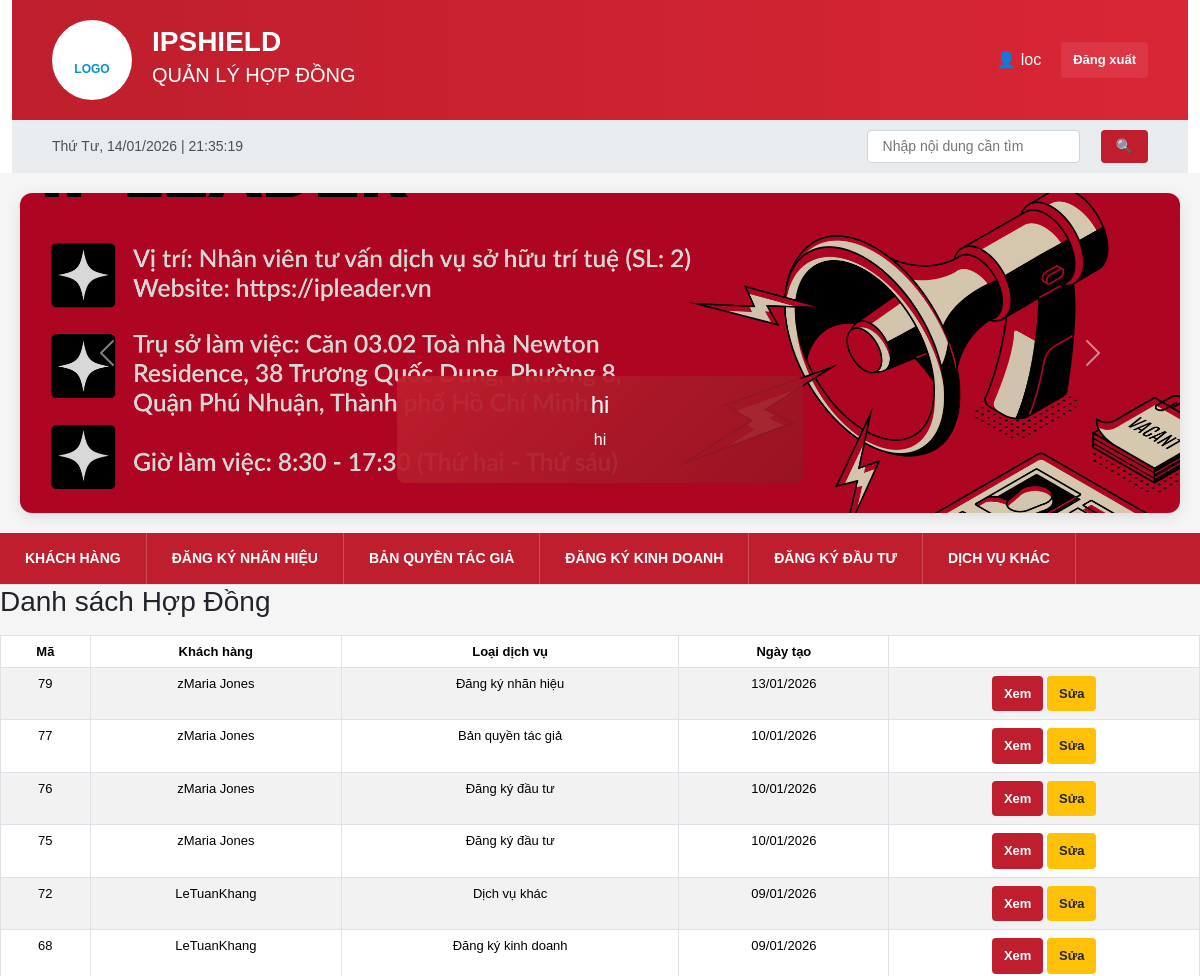
/contracts/ (signed in, upper part), run on an earlier commit of the app's database.
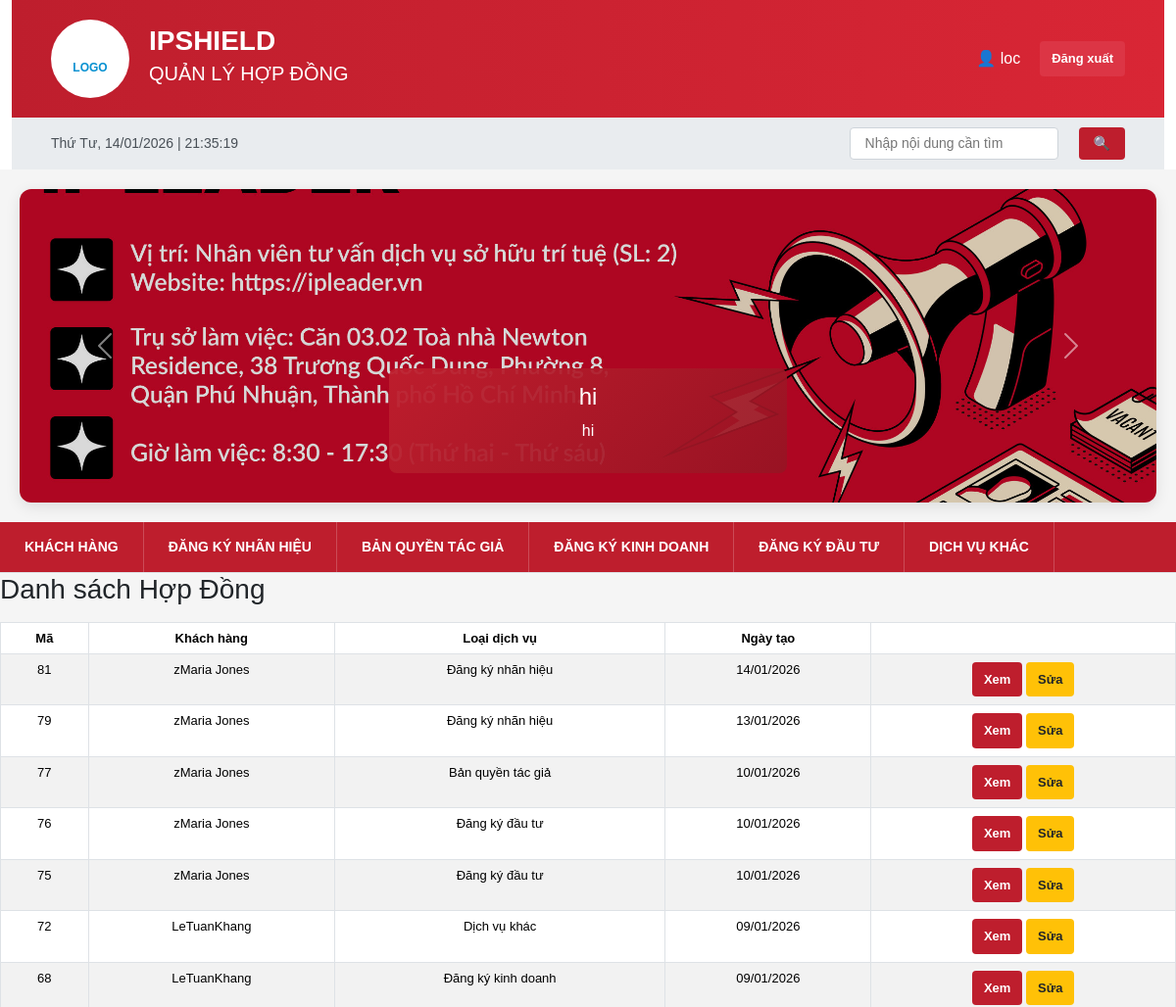
And on a later commit of the database.
### ipshieldapp/models.py (models this page shows, shortened)
class Slider(models.Model):
    title = models.CharField(max_length=255)
    description = models.CharField(max_length=255, blank=True)
    image = models.ImageField(upload_to='sliders/')
    is_active = models.BooleanField(default=True)

class Contract(models.Model):
    SERVICE_TYPE_CHOICES = (
        ('nhanhieu', 'Đăng ký nhãn hiệu'),
        ('banquyen', 'Bản quyền tác giả'),
        ('dkkd', 'Đăng ký kinh doanh'),
        ('dautu', 'Đăng ký đầu tư'),
        ('khac', 'Dịch vụ khác'),
    )
    CONTRACT_STATUS_CHOICES = (
        ('pending', 'Đang chờ xử lý'),
        ('processing', 'Đang xử lý'),
        ('completed', 'Hoàn thành'),
        ('paused', 'Ngưng'),
    )
    PAYMENT_TYPE_CHOICES = (
        ('full', 'Trả dứt điểm'),
        ('installment', 'Trả nhiều đợt'),
    )
    customer = models.ForeignKey(
        Customer,
        on_delete=models.CASCADE,
        related_name='contracts'
    )
    service_type = models.CharField(
        max_length=50,
        choices=SERVICE_TYPE_CHOICES
    )
    contract_no = models.CharField(max_length=50, unique=True)
    contract_value = models.DecimalField(
        max_digits=15,
        decimal_places=0,
        verbose_name='Giá trị hợp đồng'
    )
    payment_type = models.CharField(
        max_length=20,
        choices=PAYMENT_TYPE_CHOICES,
        verbose_name='Hình thức thanh toán'
    )
    prepaid_amount = models.DecimalField(
        max_digits=15,
        decimal_places=0,
        default=0,
        verbose_name='Số tiền trả trước'
    )
    payment_date = models.DateField(
        blank=True,
        null=True,
        verbose_name='Ngày thanh toán'
    )
    number_of_installments = models.PositiveIntegerField(
        default=1,
        verbose_name='Số đợt trả góp',
        help_text='Số lần trả góp (áp dụng khi chọn trả nhiều đợt)'
    )
    installment_interval_days = models.PositiveIntegerField(
        default=30,
        verbose_name='Khoảng cách giữa các đợt (ngày)',
        help_text='Số ngày giữa mỗi lần trả góp'
    )
    status = models.CharField(
        max_length=20,
        choices=CONTRACT_STATUS_CHOICES,
        default='pending'
    )
    created_at = models.DateTimeField(auto_now_add=True)
    updated_at = models.DateTimeField(default=timezone.now)
    class Meta:
        verbose_name = 'Hợp đồng'
        verbose_name_plural = 'Hợp đồng'
        indexes = [
            models.Index(fields=['contract_no']),
            models.Index(fields=['customer', 'status']),
            models.Index(fields=['created_at']),
        ]

class Customer(models.Model):
    CUSTOMER_TYPE_CHOICES = (
        ('personal', 'Cá nhân'),
        ('company', 'Doanh nghiệp'),
    )
    CUSTOMER_STATUS_CHOICES = (
        ('approved', 'Chờ duyệt'),
        ('pending', 'Đang xử lý'),
        ('completed', 'Hoàn tất'),
    )
    customer_type = models.CharField(
        max_length=20,
        choices=CUSTOMER_TYPE_CHOICES,
        default='personal',
        verbose_name='Loại khách hàng'
    )
    status = models.CharField(
        max_length=20,
        choices=CUSTOMER_STATUS_CHOICES,
        default='approved',
        verbose_name='Trạng thái'
    )
    customer_code = models.CharField(
        max_length=50,
        unique=True,
        verbose_name='Mã khách hàng'
    )
    name = models.CharField(
        max_length=255,
        verbose_name='Tên khách hàng'
    )
    address = models.CharField(
        max_length=255,
        verbose_name='Địa chỉ'
    )
    phone = models.CharField(
        max_length=20,
        validators=[phone_validator],
        verbose_name='Số điện thoại'
    )
    email = models.EmailField(
        verbose_name='Email'
    )
    cccd = models.CharField(
        max_length=20,
        validators=[number_validator],
        blank=True,
        null=True,
        verbose_name='Số CCCD'
    )
    tax_code = models.CharField(
        max_length=20,
        validators=[number_validator],
        blank=True,
        null=True,
        verbose_name='Mã số thuế'
    )
    manager = models.CharField(
        max_length=255,
        verbose_name='Người phụ trách'
    )
    position = models.CharField(
        max_length=100,
        verbose_name='Chức danh'
    )
    note = models.TextField(
        blank=True,
        null=True,
        verbose_name='Ghi chú'
    )
    created_at = models.DateTimeField(
        auto_now_add=True,
        verbose_name='Ngày tạo'
    )
    class Meta:
        verbose_name = 'Khách hàng'
        verbose_name_plural = 'Khách hàng'

### ipshieldapp/views.py (the view)
# urls.py: path("contracts/", views.contract_list, name="contract_list"),
def contract_list(request):
    contracts = Contract.objects.select_related("customer").order_by("-created_at")
    return render(request, "contract_list.html", {"contracts": contracts})

### ipshieldapp/context_processors.py (called while the page is built)
def global_sliders(request):
    return {
        'sliders': Slider.objects.filter(is_active=True)
    }

### templates/contract_list.html
{% extends "base.html" %}
{% block body_block %}
<h3 class="mb-3">Danh sách Hợp Đồng</h3>
<table class="table table-bordered table-striped">
    <thead>
        <tr>
            <th>Mã</th>
            <th>Khách hàng</th>
            <th>Loại dịch vụ</th>
            <th>Ngày tạo</th>
            <th></th>
        </tr>
    </thead>
    <tbody>
        {% for c in contracts %}
        <tr>
            <td>{{ c.id }}</td>
            <td>{{ c.customer.name }}</td>
            <td>{{ c.get_service_type_display }}</td>
            <td>{{ c.created_at|date:"d/m/Y" }}</td>
            <td>
                <a href="{% url 'contract_detail' c.id %}" class="btn btn-sm btn-info">Xem</a>
                <a href="{% url 'contract_edit' c.id %}" class="btn btn-sm btn-warning">Sửa</a>
            </td>
        </tr>
        {% empty %}
        <tr>
            <td colspan="5" class="text-center">Chưa có hợp đồng nào</td>
        </tr>
        {% endfor %}
    </tbody>
</table>
{% endblock %}

### templates/base.html (shortened to what this page needs)
{% load static %}
<head>
    <link href="https://cdn.jsdelivr.net/npm/bootstrap@5.3.8/dist/css/bootstrap.min.css" rel="stylesheet">
    <link href="{% static 'css/base.css' %}" rel="stylesheet">
</head>
    <div class="container">
        <div class="header">
            <div class="header-logo">
                <br>LOGO
            </div>
            <div class="header-title">
                <h1>IPSHIELD</h1>
                <h2>QUẢN LÝ HỢP ĐỒNG</h2>
            </div>
{% if user.is_authenticated %}
                    <span>
                        👤 {{ user.username }}
                    </span>
                    <a href="{% url 'logout' %}"
                       class="btn btn-sm btn-danger">
                        Đăng xuất
                    </a>
                {% endif %}
        </div>
                <div class="top-bar">
           <div id="realtime-clock"></div>
            <div class="language-selector d-flex align-items-center gap-3">
                 <input type="text" placeholder="Nhập nội dung cần tìm"
                    style="margin-left: 20px; padding: 5px 15px; border: 1px solid #ced4da; border-radius: 4px;">
                <button class="btn btn-primary" style="padding: 6px 15px; margin-left: 5px;">🔍</button>
            </div>
            </div>
        </div>
<div class="carousel-section" style="margin:20px; box-shadow:0 4px 15px rgba(0,0,0,0.1); border-radius:12px; overflow:hidden;">
    <div id="mainCarousel" class="carousel slide" data-bs-ride="carousel" data-bs-interval="3500">
        <div class="carousel-inner">
            {% for slider in sliders %}
            <div class="carousel-item {% if forloop.first %}active{% endif %}">
                <img src="{{ slider.image.url }}"
                     class="d-block w-100"
                     alt="{{ slider.title }}"
                     style="height:320px; object-fit:cover; filter:brightness(0.85);">
                <div class="carousel-caption d-none d-md-block"
                     style="background:linear-gradient(135deg, rgba(190,30,45,.95), rgba(150,20,35,.9));
                            padding:15px 30px;
                            border-radius:8px;
                            bottom:30px;
                            left:50%;
                            transform:translateX(-50%);
                            max-width:80%;">
                    <h4>{{ slider.title }}</h4>
                    <p>{{ slider.description }}</p>
                </div>
            </div>
            {% endfor %}
        </div>
        <button class="carousel-control-prev" type="button" data-bs-target="#mainCarousel" data-bs-slide="prev">
            <span class="carousel-control-prev-icon"></span>
        </button>
        <button class="carousel-control-next" type="button" data-bs-target="#mainCarousel" data-bs-slide="next">
            <span class="carousel-control-next-icon"></span>
        </button>
    </div>
</div>
{% if user.is_authenticated %}
<div class="nav-tabs">
    <a href="{% url 'home' %}" class="nav-tab">Khách hàng</a>
    <a href="{% url 'contract_search' %}" class="nav-tab">Đăng ký nhãn hiệu</a>
    <a href="{% url 'contract_copyright_search' %}" class="nav-tab">Bản quyền tác giả</a>
    <a href="{% url 'contract_business_search' %}" class="nav-tab">Ðăng ký kinh doanh</a>
    <a href="{% url 'contract_investment_search' %}" class="nav-tab">Ðăng ký đầu tư</a>
    <a href="{% url 'contract_other_service_search' %}" class="nav-tab">Dịch vụ khác</a>
</div>
{% endif %}
 {% block body_block %}
              {% endblock %}

What changed in the data, as far as the page shows it:
added Contract: id "81", customer.name "zMaria Jones", service_type "Đăng ký nhãn hiệu", created_at "14/01/2026"
